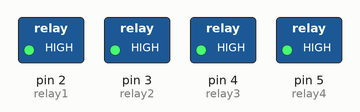
Simulated run of this sketch. Board: Arduino Uno, built with avr-gcc and run on an emulated ATmega328P. Shown: switched loads named in the sketch (green lamp = pin HIGH).

Above: at 0.2 s.
At 1.2 s:
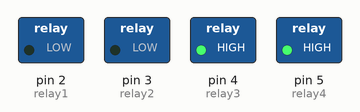
At 1.7 s:
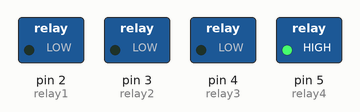
At 2.8 s:
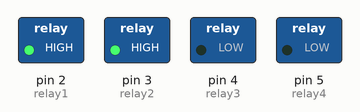
At 3.8 s:
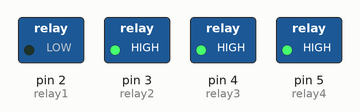
At 5.3 s:
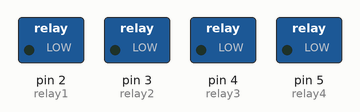
Timing chart, 0 to 7.1 s (numbered marks = the images above):
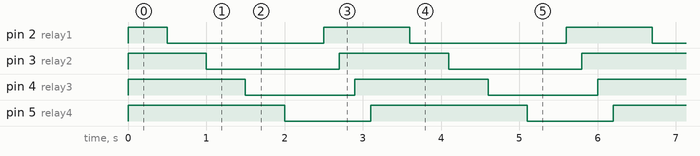

The sketch:

Relay_testing.ino
```cpp
int relay1 = 2;
int relay2 = 3;
int relay3 = 4;
int relay4 = 5;

void setup() {

  pinMode(relay1, OUTPUT);
  pinMode(relay2, OUTPUT);
  pinMode(relay3, OUTPUT);
  pinMode(relay4, OUTPUT);


  digitalWrite(relay1, HIGH);
  digitalWrite(relay2, HIGH);
  digitalWrite(relay3, HIGH);
  digitalWrite(relay4, HIGH);

}

void loop() {

  delay(500);
  digitalWrite(relay1, LOW);
  delay(500);
  digitalWrite(relay2, LOW);
  delay(500);
  digitalWrite(relay3, LOW);
  delay(500);
  digitalWrite(relay4, LOW);
  delay(500);
  digitalWrite(relay1, HIGH);
  delay(200);
  digitalWrite(relay2, HIGH);
  delay(200);
  digitalWrite(relay3, HIGH);
  delay(200);
  digitalWrite(relay4, HIGH);


}
```

Measured:
- by itself, pin 2 (relay1): alternates HIGH for 1.1 s and LOW for 2.0 s
- by itself, pin 3 (relay2): alternates HIGH for 1.4 s and LOW for 1.7 s
- by itself, pin 4 (relay3): alternates HIGH for 1.7 s and LOW for 1.4 s
- by itself, pin 5 (relay4): alternates HIGH for 2.0 s and LOW for 1.1 s
